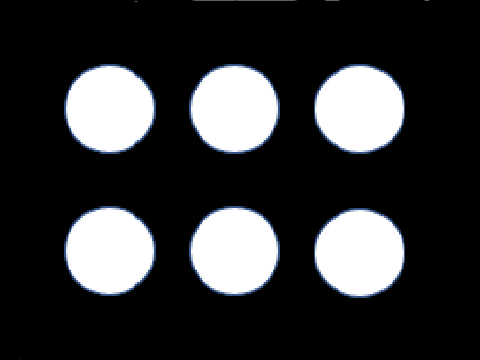
#> input picture find_central_point/calib_board_imgs/3.png, 480 x 360 px
$ python utils.py   (older library calls are emulated)
#> lines starting #> are read from the running program, lines starting #| are printed output that depends on the picture; long printed decimals are rounded
# -*- coding: utf-8 -*-
# @File : utils.py
# @Author : xhj
# @Time : 2021/5/1 17:14


import os
import cv2
import numpy as np
from collections import deque


# [77 lines left out: function find_circles, not called in this run]


def draw_circles(img, circles):
    if img.ndim == 2:
        img = cv2.cvtColor(img, cv2.COLOR_GRAY2BGR)
    for (x, y, r) in circles:
        cv2.circle(img, (x, y), int(r), (0, 0, 255), 2)
        cv2.circle(img, (x, y), 2, (0, 0, 255), -1)
    return img


def find_central_point(image, reverse_color=True):
    """
    通过质心法计算中心点坐标
    Args:
        image: 输入的原始图像，需要是灰度图，黑色背景，且只包含一个中心
        reverse_color: bool类型，表示是否需要将颜色进行反转（如果是白色背景，则需要反转）
    """
    gray_image = image.copy()
    if gray_image.ndim > 2:
        gray_image = cv2.cvtColor(gray_image, cv2.COLOR_BGR2GRAY)
    if reverse_color:
        gray_image = 255 - gray_image
    x_sum = np.sum(gray_image, axis=0)
    y_sum = np.sum(gray_image, axis=1)
    x_central = np.sum(np.arange(0, len(x_sum), 1) * x_sum) / x_sum.sum()
    y_central = np.sum(np.arange(0, len(y_sum), 1) * y_sum) / y_sum.sum()
    return x_central, y_central


# [19 lines left out: functions find_calib_points, find_contour, not called in this run]


if __name__ == "__main__":
    img_file_path = "calib_board_imgs/3.png"
    img = cv2.imread(img_file_path, cv2.IMREAD_COLOR)
#> img is the input picture: shape (360, 480, 3); mean B, G, R 55.1, 53.9, 53.3
    img = cv2.resize(img, (40, 30))
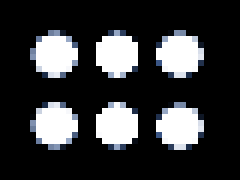
#> img: shape (30, 40, 3) (shown 6 times larger); mean B, G, R 55.7, 54.2, 53.4
    cv2.imshow("img", img)
    img = cv2.resize(img, (480, 360), cv2.INTER_NEAREST)
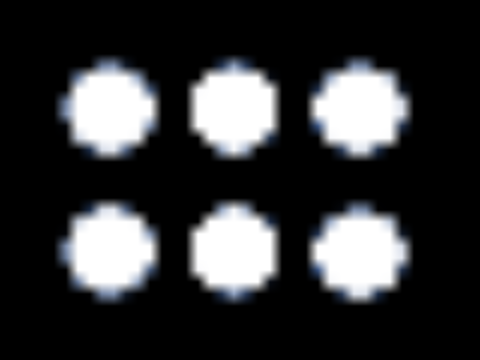
#> img: shape (360, 480, 3); mean B, G, R 55.6, 54.2, 53.3
    cv2.imshow("src img", img)
    print(img.shape)
#| (360, 480, 3)
    img = cv2.cvtColor(img, cv2.COLOR_BGR2GRAY)
#> img: shape (360, 480)
    circles = cv2.HoughCircles(img, cv2.HOUGH_GRADIENT, 1,
                               10, param1=80, param2=22, minRadius=30, maxRadius=60)
#> circles = [[109.5, 108.5, 42.9], [109.5, 249.5, 43.5], [360.5, 106.5, 44.9], [360.5, 250.5, 44.9], [226.5, 247.5, 39.9], [238.5, 115.5, 44.9], [237.5, 239.5, 50.4]]
    # circles2, _ = find_circles(img, None, 40, 6, 20, 60)
    # print(circles2)
    circles = np.squeeze(circles)
    circle_img = draw_circles(img, circles)
#> the loop in draw_circles, `for (x, y, r) in circles:` made 7 passes
#> after the loop in draw_circles, `for (x, y, r) in circles:`:
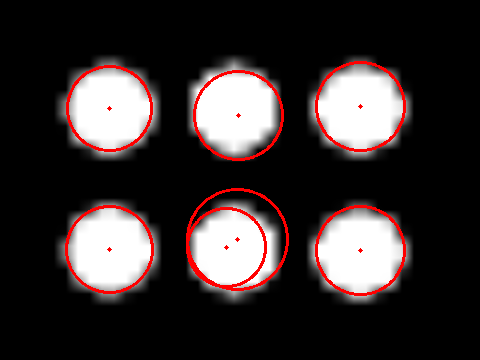
#> img: shape (360, 480, 3); mean B, G, R 49.8, 49.8, 58.2

    central_point = find_central_point(circle_img, True)
#> in find_central_point, `gray_image = cv2.cvtColor(gray_image, cv2.COLOR_BGR2GRAY)`:
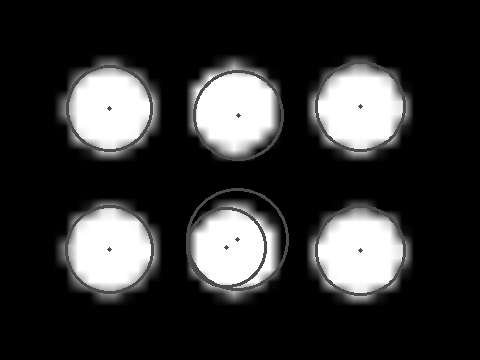
#> gray_image: shape (360, 480); min 0, max 255, mean 52.3
#> in find_central_point, `gray_image = 255 - gray_image`:
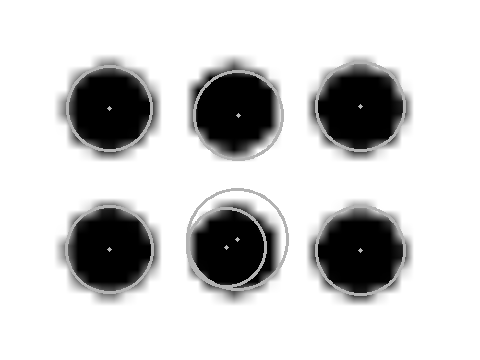
#> gray_image: shape (360, 480); min 0, max 255, mean 202.7
#> in find_central_point, `x_sum = np.sum(gray_image, axis=0)`: x_sum = 480 values, max 91800 at index 0, min 46696 at index 234, mean 72971.7
#> in find_central_point, `y_sum = np.sum(gray_image, axis=1)`: y_sum = 360 values, max 122400 at index 0, min 55228 at index 112, mean 97295.7
#> in find_central_point, `x_central = np.sum(np.arange(0, len(x_sum), 1) * x_sum) / x_sum.sum()`: x_central = 240.6
#> in find_central_point, `y_central = np.sum(np.arange(0, len(y_sum), 1) * y_sum) / y_sum.sum()`: y_central = 179.5
#> central_point = (240.6, 179.5)
    print(central_point)
#| (240.567, 179.477)

    cv2.imshow("circle img", circle_img)
    cv2.waitKey(0)
